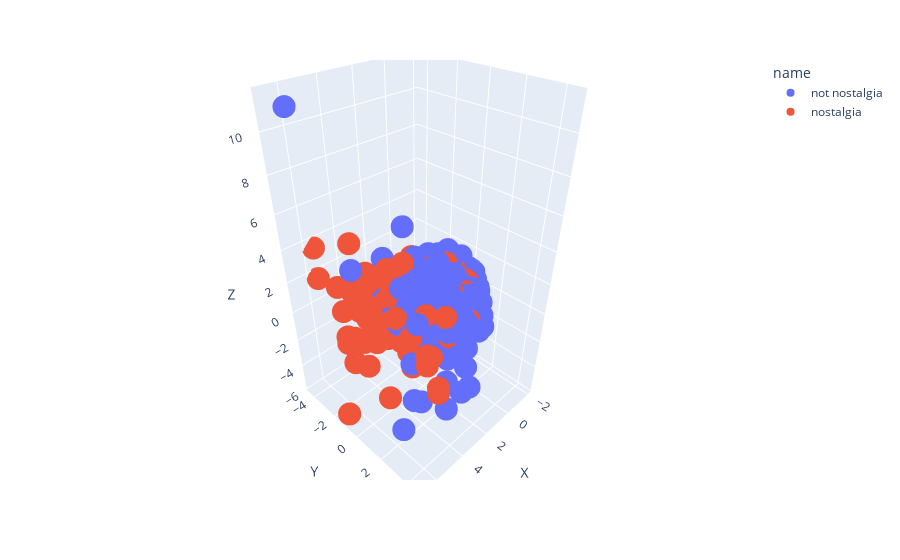

The code cell stored with this chart in its notebook:
### Code cell
df_plot = cal_df(X_pca_aug_3d)
fig = px.scatter_3d(df_plot, x='X', y='Y', z='Z', color='name')
fig.show()

### Figure 1 — Plotly figure (JSON) as saved in the notebook; plotly's stock layout.template omitted (floating-point values rounded to 4 significant figures; data arrays with more than 128 entries replaced by an {"elided": "..."} marker saying what was removed)
{"data": [{"hovertemplate": "name=not nostalgia<br>X=%{x}<br>Y=%{y}<br>Z=%{z}<extra></extra>", "legendgroup": "not nostalgia", "marker": {"color": "#636efa", "symbol": "circle"}, "mode": "markers", "name": "not nostalgia", "scene": "scene", "showlegend": true, "type": "scatter3d", "x": {"elided": "749 float values"}, "y": {"elided": "749 float values"}, "z": {"elided": "749 float values"}}, {"hovertemplate": "name=nostalgia<br>X=%{x}<br>Y=%{y}<br>Z=%{z}<extra></extra>", "legendgroup": "nostalgia", "marker": {"color": "#EF553B", "symbol": "circle"}, "mode": "markers", "name": "nostalgia", "scene": "scene", "showlegend": true, "type": "scatter3d", "x": {"elided": "750 float values"}, "y": {"elided": "750 float values"}, "z": {"elided": "750 float values"}}], "layout": {"autosize": true, "legend": {"title": {"text": "name"}, "tracegroupgap": 0}, "margin": {"t": 60}, "scene": {"aspectmode": "auto", "aspectratio": {"x": 0.8023, "y": 0.8194, "z": 1.521}, "camera": {"projection": {"type": "perspective"}}, "domain": {"x": [0, 1], "y": [0, 1]}, "xaxis": {"title": {"text": "X"}, "type": "linear"}, "yaxis": {"title": {"text": "Y"}, "type": "linear"}, "zaxis": {"title": {"text": "Z"}, "type": "linear"}}}}
